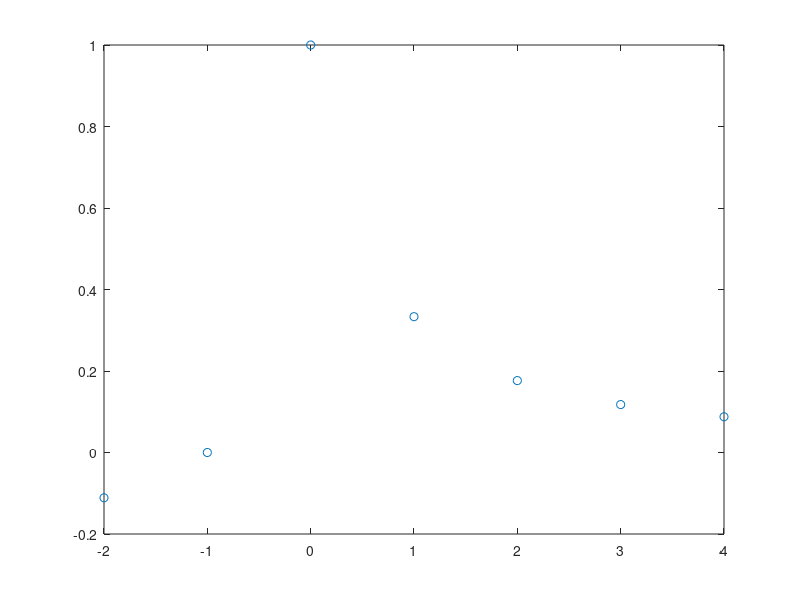

Here is the MATLAB script that generated this plot: (Note: this script raises an error after producing the figure.)
% 1.
xi = -2:4;
x = linspace(-2, 4);
fi = (xi + 1)./(3*xi.^2 + 2*xi + 1);
plot(xi, fi, 'o');
f = (x + 1)./(3*x.^2 + 2*xx + 1);
hold on;
plot(x, f);

d = divided_diff(xi, fi);
plot(x,newton_int(xi,d,x));

dfi = -(3*xi.^2 + 6*xi + 1)./(3*xi.^2 + 2*xi + 1).^2;

[zi, d2] = divided_diff2(xi, fi, dfi);
plot(x, newton_int(zi, d2, x));

S = spline(xi, fi, x);
plot(x, S);


% 2. 
xi = [-1, -1/2, 0, 1/2, 1, 3/2];
fi = xi.*sin(pi*xi);
plot(xi, fi, 'o');
x = linspace(-1, 3/2);
f = x.*sin(pi*x);
hold on
plot(x, f);
s = spline(xi, fi, x);
plot(x, s);

dfi = sin(pi*xi) + pi*xi.*cos(pi*xi);
dc = spline(xi, [pi, fi, -1], x);
pchip(xi, fi, x);

% 3.

xi = [0.5, 1.5, 2, 3, 3.5, 4.5, 5, 6, 7, 8];
fi = [5, 5.8, 5.8, 6.8, 6.9, 7.6, 7.8, 8.2, 9.2, 9.9];
hold on
scatter(xi, fi);
plot(xi, fi, 'o');
p = polyfit(xi, fi, 1);
plot([0.5, 8], polyval(p, [0.5, 8]))
norm(fi - polyval(p, xi));